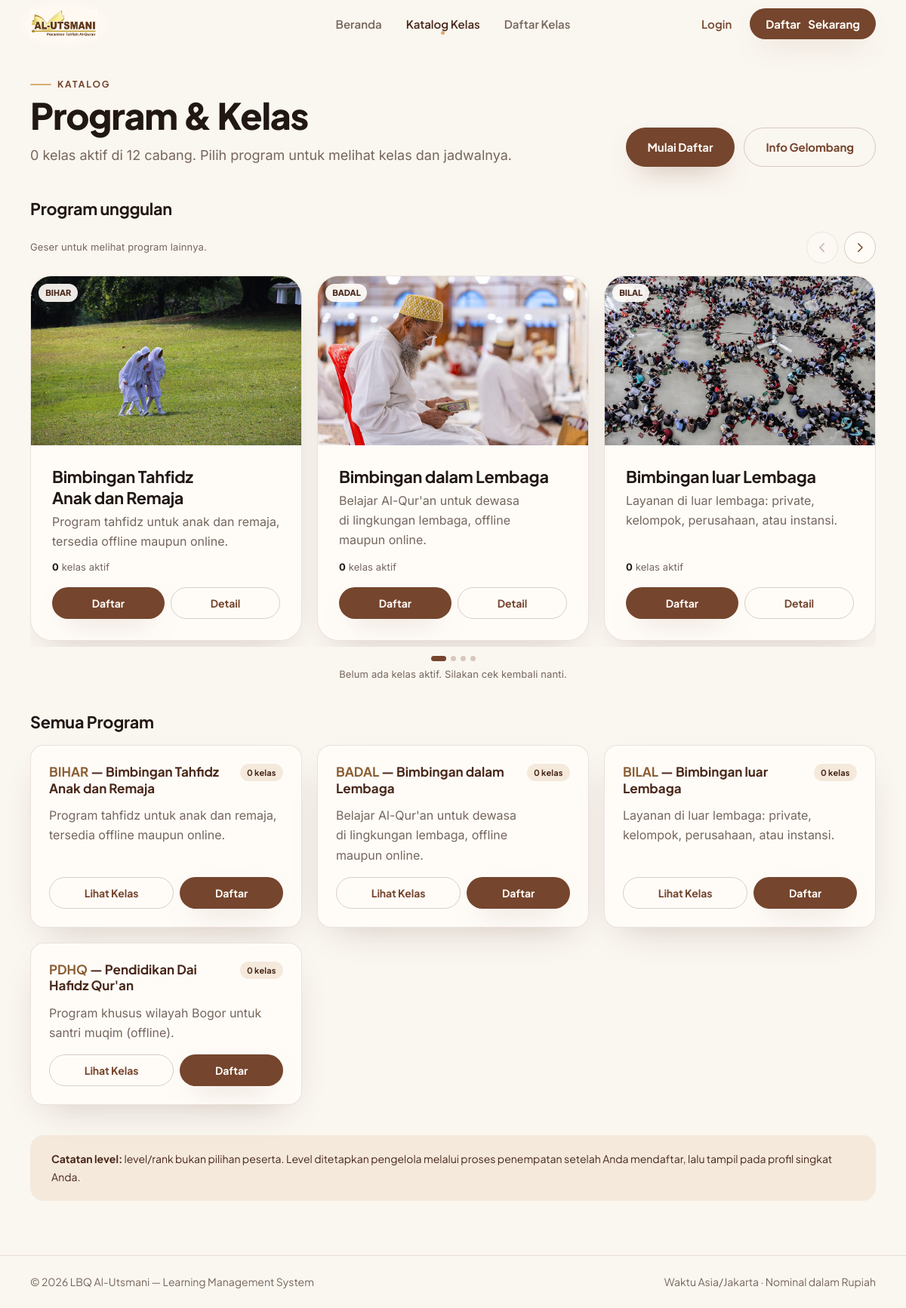
Page /index.php/katalog on the committed database.
### tables this page shows
CREATE TABLE program (
	id INT UNSIGNED NOT NULL AUTO_INCREMENT,
	kode VARCHAR(10) NOT NULL,
	nama VARCHAR(100) NOT NULL,
	deskripsi TEXT NULL,
	urutan TINYINT UNSIGNED NOT NULL DEFAULT 0,
	PRIMARY KEY (id),
	UNIQUE KEY uq_program_kode (kode)
);

### application/core/MY_Controller.php (called while the page is built, shortened)
<?php
class MY_Controller extends CI_Controller {
	protected $user = NULL;
	public function __construct()
	{
		$this->user = $this->currentUser();
	}
	protected function render($view, $data = array())
	{
		$data['user'] = $this->user;
		$data['flash_sukses'] = $this->session->flashdata('sukses');
		$data['flash_gagal'] = $this->session->flashdata('gagal');
		$this->load->view('layouts/header', $data);
		$this->load->view($view, $data);
		$this->load->view('layouts/footer', $data);
	}
	private function currentUser()
	{
		if (! $this->session->userdata('logged_in')) {
			return NULL;
		}
		return array(
			'id' => (int) $this->session->userdata('user_id'),
			'username' => (string) $this->session->userdata('username'),
			'nama' => (string) $this->session->userdata('nama'),
			'role' => (string) $this->session->userdata('role'),
		);
	}
}

### application/controllers/Katalog.php (called while the page is built, shortened)
<?php
class Katalog extends MY_Controller {
	public function index()
	{
		$programs = $this->Program_model->all();
		$data = array(
			'title' => 'Katalog Program',
			'programs' => $programs,
			'rekap' => $this->Kelas_model->rekapProgram(),
			'jumlah_kelas' => $this->Kelas_model->countAktif(),
			'cabangs' => $this->Cabang_model->aktif(),
		);
		$this->render('katalog/index', $data);
	}
}

### index.php (called while the page is built, shortened)
<?php
require_once BASEPATH.'core/CodeIgniter.php';

### application/models/Program_model.php (called while the page is built, shortened)
<?php
class Program_model extends CI_Model {
	public function all()
	{
		return $this->db->order_by('urutan', 'ASC')->get('program')->result();
	}
}

### application/helpers/format_helper.php (called while the page is built, shortened)
<?php
if (! function_exists('program_gambar'))
{
	function program_gambar($kode)
	{
		$map = array(
			'BIHAR' => 'program-bihar.jpg',
			'BADAL' => 'program-badal.jpg',
			'BILAL' => 'program-bilal.jpg',
			'PDHQ' => 'program-pdhq.jpg',
		);
		$kode = strtoupper((string) $kode);
		return base_url('assets/img/'.$map[$kode]);
	}
}

### application/views/katalog/carousel.php (the view, shortened to what this page needs)
<?php defined('BASEPATH') OR exit('No direct script access allowed');
$adaProgram = FALSE;
?>
<div class="au-carousel" data-carousel>
	<div class="au-carousel__bar">
		<p class="au-home-caption">Geser untuk melihat program lainnya.</p>
		<div class="flex gap-2">
			<button type="button" data-prev aria-label="Program sebelumnya" class="au-carousel__nav">
				<svg fill="none" viewBox="0 0 24 24" stroke-width="2" stroke="currentColor" aria-hidden="true"><path stroke-linecap="round" stroke-linejoin="round" d="M15 19l-7-7 7-7"/></svg>
			</button>
			<button type="button" data-next aria-label="Program berikutnya" class="au-carousel__nav">
				<svg fill="none" viewBox="0 0 24 24" stroke-width="2" stroke="currentColor" aria-hidden="true"><path stroke-linecap="round" stroke-linejoin="round" d="M9 5l7 7-7 7"/></svg>
			</button>
		</div>
	</div>
	<div data-track class="au-carousel__track">
		<?php foreach ($programs as $p): $pid = (int) $p->id; $info = isset($rekap[$pid]) ? $rekap[$pid] : array('jumlah' => 0, 'cabang' => array()); ?>
			<?php $gambar = program_gambar($p->kode); ?>
			<article class="au-home-card au-carousel__slide flex flex-col">
				<div class="au-carousel__media">
					<?php if ($gambar): ?>
						<img src="<?= html_escape($gambar) ?>" alt="Program <?= html_escape($p->nama) ?>" loading="lazy">
					<?php else: ?>
						<div class="au-program-card__fallback">
							<span><?= html_escape($p->kode) ?></span>
						</div>
					<?php endif; ?>
					<span class="au-program-card__kode"><?= html_escape($p->kode) ?></span>
				</div>
				<div class="au-panel__body flex flex-1 flex-col">
					<h3 class="au-home-heading au-home-heading--h3"><?= html_escape($p->nama) ?></h3>
					<p class="au-home-body mt-1 flex-1"><?= html_escape($p->deskripsi) ?></p>
					<div class="mt-3">
						<p class="au-home-caption"><strong class="text-ink"><?= (int) $info['jumlah'] ?></strong> kelas aktif</p>
					</div>
					<div class="au-kelas-card__actions mt-4">
						<a href="<?= site_url('daftar/kelas?program='.$pid) ?>" class="au-home-button au-home-button-primary au-home-button--sm">Daftar</a>
						<a href="<?= site_url('katalog/program/'.$pid) ?>" class="au-home-button au-home-button-secondary au-home-button--sm">Detail</a>
					</div>
				</div>
			</article>
		<?php endforeach; ?>
	</div>
	<div data-dots class="au-carousel__dots"></div>
	<?php if (! $adaProgram): ?>
		<p class="au-home-caption mt-2 text-center">Belum ada kelas aktif. Silakan cek kembali nanti.</p>
	<?php endif; ?>
</div>

### application/views/katalog/index.php (shortened to what this page needs)
<div class="au-home-container">
	<header class="au-page-head">
		<div class="au-page-head__text">
			<p class="au-home-eyebrow">Katalog</p>
			<h1 class="au-home-heading au-home-heading--h1">Program &amp; Kelas</h1>
			<p class="au-home-body au-home-body--lg"><?= (int) $jumlah_kelas ?> kelas aktif di <?= count($cabangs) ?> cabang. Pilih program untuk melihat kelas dan jadwalnya.</p>
		</div>
		<div class="au-page-head__actions">
			<a href="<?= site_url('daftar') ?>" class="au-home-button au-home-button-primary">Mulai Daftar</a>
			<a href="<?= site_url('gelombang') ?>" class="au-home-button au-home-button-secondary">Info Gelombang</a>
		</div>
	</header>
	<section class="mb-10" aria-labelledby="judul-program">
		<h2 id="judul-program" class="au-home-heading au-home-heading--h3 mb-4">Program unggulan</h2>
		<?php $this->load->view('katalog/carousel', array('programs' => $programs, 'rekap' => $rekap)); ?>
	</section>
	<section class="mb-10" aria-labelledby="judul-semua-program">
		<h2 id="judul-semua-program" class="au-home-heading au-home-heading--h3 mb-4">Semua Program</h2>
		<div class="au-card-grid">
			<?php foreach ($programs as $p): $pid = (int) $p->id; $info = isset($rekap[$pid]) ? $rekap[$pid] : array('jumlah' => 0, 'cabang' => array()); ?>
				<article class="au-kelas-card">
					<div class="au-kelas-card__top">
						<h3 class="au-kelas-card__title"><span class="text-primary"><?= html_escape($p->kode) ?></span> &mdash; <?= html_escape($p->nama) ?></h3>
						<span class="au-chip au-chip--brand"><?= (int) $info['jumlah'] ?> kelas</span>
					</div>
					<p class="au-home-body flex-1"><?= html_escape($p->deskripsi) ?></p>
					<div class="au-kelas-card__actions mt-4">
						<a href="<?= site_url('katalog/program/'.$pid) ?>" class="au-home-button au-home-button-secondary au-home-button--sm">Lihat Kelas</a>
						<a href="<?= site_url('daftar/kelas?program='.$pid) ?>" class="au-home-button au-home-button-primary au-home-button--sm">Daftar</a>
					</div>
				</article>
			<?php endforeach; ?>
		</div>
	</section>
	<section class="au-notice" role="note">
		<strong>Catatan level:</strong> level/rank bukan pilihan peserta. Level ditetapkan pengelola melalui proses penempatan setelah Anda mendaftar, lalu tampil pada profil singkat Anda.
	</section>
</div>

### rows in the picture
program: shows a picture, kode "BIHAR", nama "Bimbingan Tahfidz Anak dan Remaja", deskripsi "Program tahfidz untuk anak dan remaja, tersedia offline maupun online.", id "0"
program: shows a picture, kode "BADAL", nama "Bimbingan dalam Lembaga", deskripsi "Belajar Al-Qur'an untuk dewasa di lingkungan lembaga, offline maupun online.", id "0"
program: shows a picture, kode "BILAL", nama "Bimbingan luar Lembaga", deskripsi "Layanan di luar lembaga: private, kelompok, perusahaan, atau instansi.", id "0"
program: kode "PDHQ", nama "Pendidikan Dai Hafidz Qur'an", id "0", deskripsi "Program khusus wilayah Bogor untuk santri muqim (offline)."

### other values in the picture
$m['label'] "Beranda"
$m['label'] "Katalog Kelas"
$m['label'] "Daftar Kelas"
$navCtaLabel "Daftar"
$navCtaLong "Sekarang"
$jumlah_kelas "0"
count($cabangs) "12"
